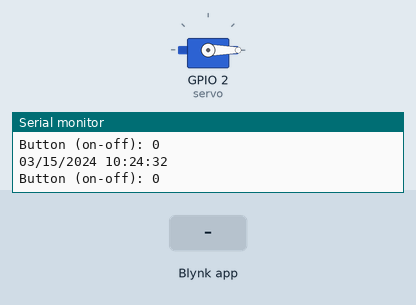
This sketch was run on a simulated ESP8266 (NodeMCU). On the bench: servo, the last lines printed to the serial monitor. Inputs (shaded band) come from the test bench. WiFi joins after 1.5 s; servers stay silent unless stated; the local clock reads 2024-03-15 10:24:30 at power-on unless the sketch sets it.

Above: at 3.0 s.
3.1 s: Blynk app writes 1 to V3
At 4.64 s:
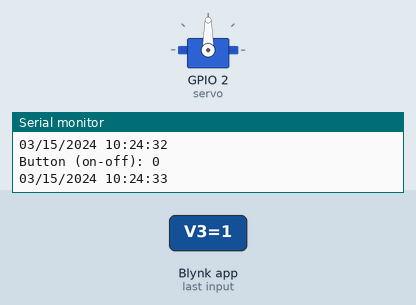
At 5.4 s:
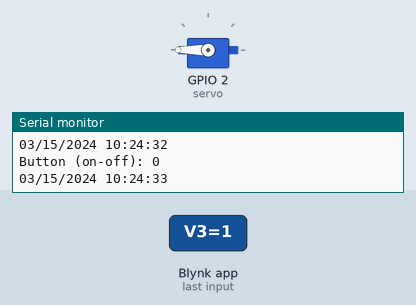
7.2 s: Blynk app writes 0 to V6
9.7 s: Blynk app writes 0 to V3
At 10.4 s:
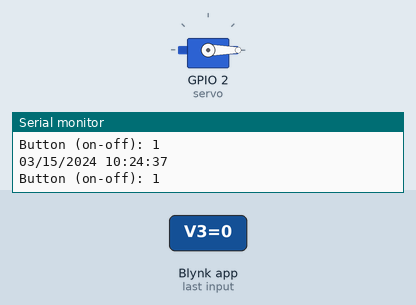
Timing chart, 0 to 12.7 s (numbered marks = the images above; inputs shaded):
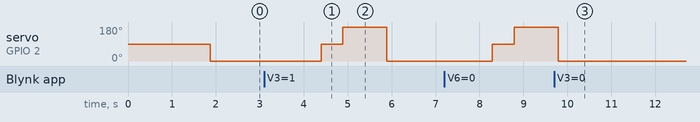

The sketch:

Blynk_final.ino
```cpp
#include <ESP8266WiFi.h>
#include <BlynkSimpleEsp8266.h>
#include <ThreeWire.h>
#include <RtcDS1302.h>
#include <Servo.h>

#define BLYNK_TEMPLATE_ID "TMPL6cOOxOaPX"
#define BLYNK_TEMPLATE_NAME "FishFood"
#define BLYNK_AUTH_TOKEN "Hag-HVbatNTNiOcm9GaP9s-5A5oeEt1k"
#define servo 2
#define countof(a) (sizeof(a) / sizeof(a[0]))

bool button_state = false;
Servo myServo;
ThreeWire myWire(5, 4, 16);  // IO, SCLK, CE
RtcDS1302<ThreeWire> Rtc(myWire);

int _hour, _min, _second ;

void setup() {
  Serial.begin(9600);
  Serial.println();

  WiFi.begin("Rew52", "0865507910");

  Serial.print("Connecting");
  while (WiFi.status() != WL_CONNECTED) {
    delay(500);
    Serial.print(".");
  }
  Serial.println();

  Serial.print("Connected, IP address: ");
  Serial.println(WiFi.localIP());
  Blynk.begin(BLYNK_AUTH_TOKEN, "Rew52", "0865507910", "blynk.cloud", 80);

  myServo.attach(servo);
  Serial.begin(9600);

  Serial.print("compiled: ");
  Serial.print(__DATE__);
  Serial.println(__TIME__);

  Rtc.Begin();

  RtcDateTime compiled = RtcDateTime(__DATE__, __TIME__);
  printDateTime(compiled);
  Serial.println();

  if (!Rtc.IsDateTimeValid()) {
    Serial.println("RTC lost confidence in the DateTime!");
    Rtc.SetDateTime(compiled);
  }

  if (Rtc.GetIsWriteProtected()) {
    Serial.println("RTC was write protected, enabling writing now");
    Rtc.SetIsWriteProtected(false);
  }

  if (!Rtc.GetIsRunning()) {
    Serial.println("RTC was not actively running, starting now");
    Rtc.SetIsRunning(true);
  }

  RtcDateTime now = Rtc.GetDateTime();
  if (now < compiled) {
    Serial.println("RTC is older than compile time!  (Updating DateTime)");
    Rtc.SetDateTime(compiled);
  } else if (now > compiled) {
    Serial.println("RTC is newer than compile time. (this is expected)");
  } else if (now == compiled) {
    Serial.println("RTC is the same as compile time! (not expected but all is fine)");
  }
}

void loop() {
  Blynk.run();
  RtcDateTime now = Rtc.GetDateTime();
  String hourStr = String(now.Hour());
  if (hourStr.length() == 1) {
    hourStr = "0" + hourStr;
  }

  String minuteStr = String(now.Minute());
  if (minuteStr.length() == 1) {
    minuteStr = "0" + minuteStr;
  }

  String secondStr = String(now.Second());
  if (secondStr.length() == 1) {
    secondStr = "0" + secondStr;
  }

  String timeStr = hourStr + ":" + minuteStr + ":" + secondStr;
  Blynk.virtualWrite(V1, timeStr);
  Blynk.virtualWrite(V2, __DATE__);

  printDateTime(now);
  Serial.println();

  if (now.Hour() == _hour && now.Minute() == _min && now.Second() == _second) {
    runServo();
  }

  if (!now.IsValid()) {
    Serial.println("RTC lost confidence in the DateTime!");
  }

  if (button_state == 1) {
    runServo();
  } else {
    myServo.write(0);
  }
  Serial.println(String("Button (on-off): ") + button_state);
  delay(1000);
}

BLYNK_WRITE(V3) {
  button_state = param.asInt();
}
BLYNK_WRITE(V4) {
  TimeInputParam t(param);
  _hour = t.getStartHour() ? t.getStartHour() : 0;
  _min = t.getStartMinute() ? t.getStartMinute() : 0;
  _second = t.getStartSecond() ? t.getStartSecond() : 0;
}

BLYNK_WRITE(V6) {
  int servoAngle = param.asInt();
  myServo.write(servoAngle);
  delay(400);
}

void printDateTime(const RtcDateTime& dt) {
  char datestring[20];

  snprintf_P(datestring,
             countof(datestring),
             PSTR("%02u/%02u/%04u %02u:%02u:%02u"),
             dt.Month(),
             dt.Day(),
             dt.Year(),
             dt.Hour(),
             dt.Minute(),
             dt.Second());
  Serial.print(datestring);
}

void runServo() {
  myServo.write(0);
  delay(500);

  myServo.write(90);
  delay(500);

  myServo.write(180);
  delay(1000);

  myServo.write(0);
  delay(500);
}
```

Measured:
- after the input at 3.1 s, servo on GPIO 2 (servo): 0° → 90° after 1.3 s, → 180° 0.50 s later, → 0° 1.0 s later
- after the input at 9.7 s, servo on GPIO 2 (servo): goes on until 9.8 s, then stays 0°
